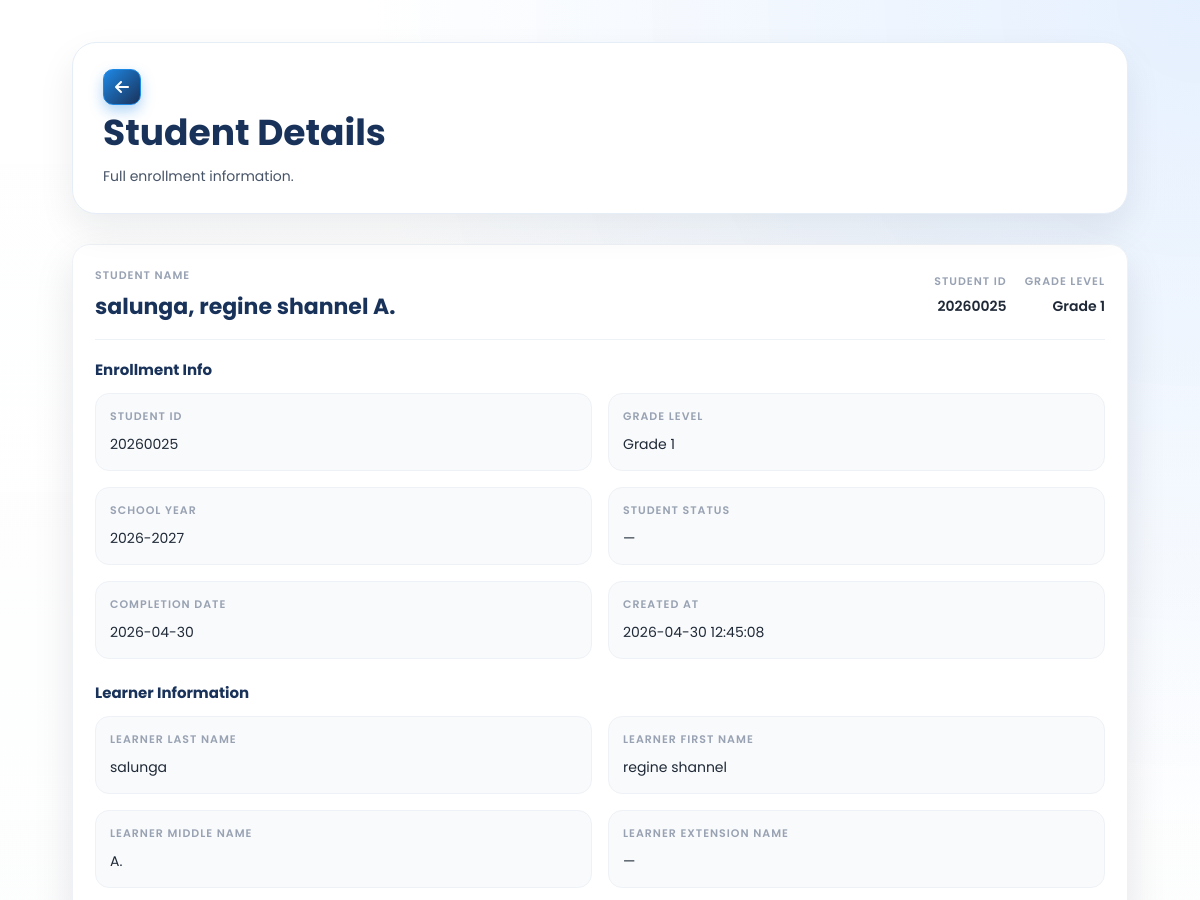
The page /SmartEnroll/student_view.php?id=63 (signed in, upper part) on the database as committed earlier.
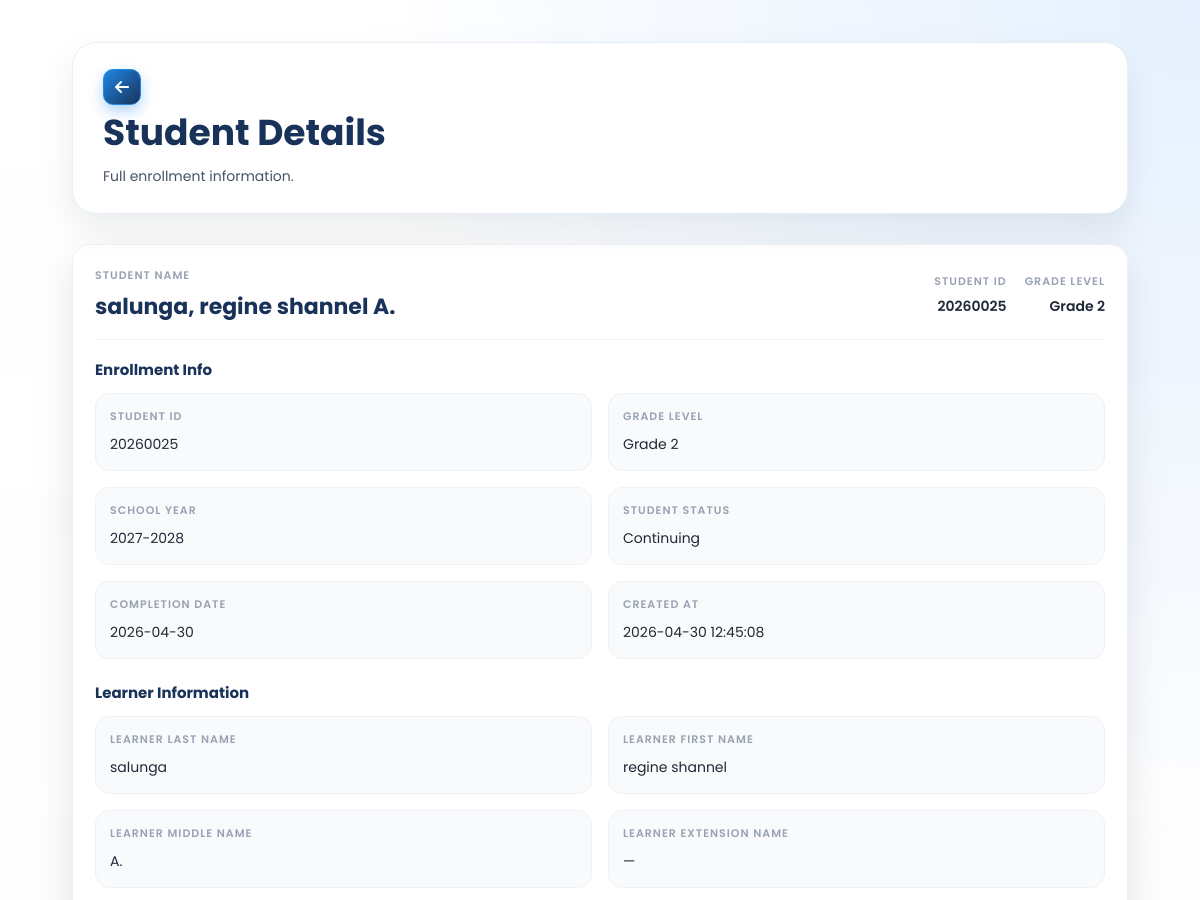
The same page on the database as committed later.
### tables this page shows
CREATE TABLE `enrollments` (
  `id` int(11) NOT NULL,
  `grade_level` varchar(50) DEFAULT NULL,
  `student_id` varchar(20) DEFAULT NULL,
  `school_year` varchar(20) DEFAULT NULL,
  `student_status` varchar(50) DEFAULT NULL,
  `completion_date` date DEFAULT NULL,
  `learner_lname` varchar(100) DEFAULT NULL,
  `learner_fname` varchar(100) DEFAULT NULL,
  `learner_mname` varchar(100) DEFAULT NULL,
  `learner_ext` varchar(20) DEFAULT NULL,
  `nickname` varchar(100) DEFAULT NULL,
  `sex` varchar(20) DEFAULT NULL,
  `dob` varchar(20) DEFAULT NULL,
  `age` int(11) DEFAULT NULL,
  `mother_tongue` varchar(100) DEFAULT NULL,
  `religion` varchar(100) DEFAULT NULL,
  `email` varchar(150) DEFAULT NULL,
  `province` varchar(100) DEFAULT NULL,
  `municipality` varchar(100) DEFAULT NULL,
  `barangay` varchar(100) DEFAULT NULL,
  `street` varchar(150) DEFAULT NULL,
  `father_lname` varchar(100) DEFAULT NULL,
  `father_fname` varchar(100) DEFAULT NULL,
  `father_mname` varchar(100) DEFAULT NULL,
  `father_occ` varchar(100) DEFAULT NULL,
  `father_contact` varchar(50) DEFAULT NULL,
  `mother_lname` varchar(100) DEFAULT NULL,
  `mother_fname` varchar(100) DEFAULT NULL,
  `mother_mname` varchar(100) DEFAULT NULL,
  `mother_occ` varchar(100) DEFAULT NULL,
  `mother_contact` varchar(50) DEFAULT NULL,
  `mother_maiden` varchar(100) DEFAULT NULL,
  `guardian_type` varchar(50) DEFAULT NULL,
  `guardian_lname` varchar(100) DEFAULT NULL,
  `guardian_fname` varchar(100) DEFAULT NULL,
  `guardian_mname` varchar(100) DEFAULT NULL,
  `guardian_occ` varchar(100) DEFAULT NULL,
  `guardian_contact` varchar(50) DEFAULT NULL,
  `emergency1_name` varchar(150) DEFAULT NULL,
  `emergency1_relationship` varchar(100) DEFAULT NULL,
  `emergency1_contact` varchar(50) DEFAULT NULL,
  `emergency2_name` varchar(150) DEFAULT NULL,
  `emergency2_relationship` varchar(100) DEFAULT NULL,
  `emergency2_contact` varchar(50) DEFAULT NULL,
  `emergency3_name` varchar(150) DEFAULT NULL,
  `emergency3_relationship` varchar(100) DEFAULT NULL,
  `emergency3_contact` varchar(50) DEFAULT NULL,
  `special_needs` text DEFAULT NULL,
  `medication` varchar(10) DEFAULT NULL,
  `medication_details` text DEFAULT NULL,
  `created_at` timestamp NOT NULL DEFAULT current_timestamp()
);

### SmartEnroll/enrollment_fields.php (called while the page is built, shortened)
<?php
function smartenroll_enrollment_base_sections(): array
{
    return [
        'Enrollment Info' => [
            'student_id', 'grade_level', 'school_year', 'student_status', 'completion_date', 'created_at',
        ],
        'Learner Information' => [
            'learner_lname', 'learner_fname', 'learner_mname', 'learner_ext', 'nickname', 'sex', 'dob', 'age',
            'mother_tongue', 'religion', 'email',
        ],
        'Address Information' => [
            'province', 'municipality', 'barangay', 'street',
        ],
        'Father Information' => [
            'father_lname', 'father_fname', 'father_mname', 'father_occ', 'father_contact',
        ],
        'Mother Information' => [
            'mother_lname', 'mother_fname', 'mother_mname', 'mother_occ', 'mother_contact', 'mother_maiden',
        ],
        'Guardian Information' => [
            'guardian_type', 'guardian_lname', 'guardian_fname', 'guardian_mname', 'guardian_occ', 'guardian_contact',
        ],
        'Special Education Needs' => [
            'special_needs', 'medication', 'medication_details',
        ],
        'Emergency Contacts' => [
            'emergency1_name', 'emergency1_contact', 'emergency1_relationship',
            'emergency2_name', 'emergency2_contact', 'emergency2_relationship',
            'emergency3_name', 'emergency3_contact', 'emergency3_relationship',
        ],
    ];
}
function smartenroll_field_labelize(string $key, array $customFieldMap = []): string
{
    $map = [
        'student_id' => 'Student ID',
        'school_year' => 'School Year',
        'student_status' => 'Student Status',
        'completion_date' => 'Completion Date',
        'created_at' => 'Created At',
        'learner_lname' => 'Learner Last Name',
        'learner_fname' => 'Learner First Name',
        'learner_mname' => 'Learner Middle Name',
        'learner_ext' => 'Learner Extension Name',
        'father_lname' => 'Father Last Name',
        'father_fname' => 'Father First Name',
        'father_mname' => 'Father Middle Name',
        'mother_lname' => 'Mother Last Name',
        'mother_fname' => 'Mother First Name',
        'mother_mname' => 'Mother Middle Name',
        'guardian_lname' => 'Guardian Last Name',
        'guardian_fname' => 'Guardian First Name',
        'guardian_mname' => 'Guardian Middle Name',
        'mother_maiden' => 'Mother Maiden Full Name',
        'father_occ' => 'Father Occupation',
        'mother_occ' => 'Mother Occupation',
        'guardian_occ' => 'Guardian Occupation',
        'guardian_contact' => 'Guardian Contact Number',
        'father_contact' => 'Father Contact Number',
        'mother_contact' => 'Mother Contact Number',
        'emergency1_name' => 'Emergency 1 Name',
        'emergency1_contact' => 'Emergency 1 Contact',
        'emergency1_relationship' => 'Emergency 1 Relationship',
        'emergency2_name' => 'Emergency 2 Name',
        'emergency2_contact' => 'Emergency 2 Contact',
        'emergency2_relationship' => 'Emergency 2 Relationship',
        'emergency3_name' => 'Emergency 3 Name',
        'emergency3_contact' => 'Emergency 3 Contact',
        'emergency3_relationship' => 'Emergency 3 Relationship',
        'dob' => 'Date of Birth',
    ];
    if (isset($map[$key])) {
        return $map[$key];
    }
    $key = str_replace('_', ' ', $key);
    $key = preg_replace('/\s+/', ' ', $key);
    return ucwords(trim((string)$key));
}
function smartenroll_custom_field_connection(?mysqli $conn, bool &$ownsConnection): mysqli
{
    if ($conn instanceof mysqli) {
        return $conn;
    }
    $ownsConnection = true;
    $db = new mysqli('127.0.0.1', 'root', '', 'smartenroll');
    $db->set_charset('utf8mb4');
    return $db;
}
function smartenroll_builtin_field_rows(?mysqli $conn = null, bool $includeInactive = true): array
{
    $overrides = smartenroll_get_field_label_overrides($conn);
    $rows = [];
    foreach (smartenroll_enrollment_base_sections() as $sectionName => $fields) {
        foreach ($fields as $fieldKey) {
            $fieldKey = (string)$fieldKey;
            $override = $overrides[$fieldKey] ?? null;
            $isActive = (int)($override['is_active'] ?? 1) === 1;
            $rows[] = [
                'field_key' => $fieldKey,
                'field_label' => (string)($override['field_label'] ?? smartenroll_field_labelize($fieldKey)),
                'section_name' => (string)$sectionName,
                'is_active' => $isActive ? 1 : 0,
            ];
        }
    }
    return $rows;
}
function smartenroll_ensure_field_label_overrides_table(mysqli $conn): void
{
    $conn->query(
        "CREATE TABLE IF NOT EXISTS enrollment_field_label_overrides (
            id INT NOT NULL AUTO_INCREMENT PRIMARY KEY,
            field_key VARCHAR(150) NOT NULL,
            field_label VARCHAR(150) NOT NULL,
            section_name VARCHAR(150) NOT NULL,
            is_active TINYINT(1) NOT NULL DEFAULT 1,
            updated_at TIMESTAMP NOT NULL DEFAULT CURRENT_TIMESTAMP ON UPDATE CURRENT_TIMESTAMP,
            UNIQUE KEY uniq_field_key (field_key)
        ) ENGINE=InnoDB DEFAULT CHARSET=utf8mb4 COLLATE=utf8mb4_general_ci"
    );
    $colCheck = $conn->query("SHOW COLUMNS FROM enrollment_field_label_overrides LIKE 'is_active'");
}
function smartenroll_get_field_label_overrides(?mysqli $conn = null): array
{
    $ownsConnection = false;
    $db = smartenroll_custom_field_connection($conn, $ownsConnection);
    try {
        smartenroll_ensure_field_label_overrides_table($db);
        $rows = [];
        $result = $db->query(
            "SELECT field_key, field_label, section_name, is_active
             FROM enrollment_field_label_overrides
             ORDER BY section_name ASC, field_key ASC"
        );
        return $rows;
    } finally {
        if ($ownsConnection) {
            $db->close();
        }
    }
}
function smartenroll_get_custom_fields(?mysqli $conn = null, bool $activeOnly = true): array
{
    $ownsConnection = false;
    $db = smartenroll_custom_field_connection($conn, $ownsConnection);
    try {
        $rows = [];
        $sql = "SELECT id, field_key, field_label, section_name, input_type, field_options, sort_order, is_active
                FROM enrollment_custom_fields";
        if ($activeOnly) {
            $sql .= " WHERE is_active = 1";
        }
        $sql .= " ORDER BY section_name ASC, sort_order ASC, id ASC";
        $result = $db->query($sql);
        return $rows;
    } finally {
        if ($ownsConnection) {
            $db->close();
        }
    }
}
function smartenroll_get_custom_field_keys(?mysqli $conn = null, bool $activeOnly = false): array
{
    $keys = [];
    foreach (smartenroll_get_custom_fields($conn, $activeOnly) as $field) {
        $keys[] = (string)$field['field_key'];
    }
    return $keys;
}
function smartenroll_custom_fields_by_section(?mysqli $conn = null): array
{
    $grouped = [];
    foreach (smartenroll_get_custom_fields($conn, true) as $field) {
        $section = (string)$field['section_name'];
        if (!isset($grouped[$section])) {
            $grouped[$section] = [];
        }
        $grouped[$section][] = $field;
    }
    return $grouped;
}
function smartenroll_build_sections(array $columns, ?mysqli $conn = null, array $omitFields = []): array
{
    $sections = smartenroll_enrollment_base_sections();
    $customFieldsBySection = smartenroll_custom_fields_by_section($conn);
    $knownCustomKeys = smartenroll_get_custom_field_keys($conn, false);
    $builtinFieldMap = [];
    foreach (smartenroll_builtin_field_rows($conn, true) as $fieldRow) {
        $builtinFieldMap[(string)$fieldRow['field_key']] = $fieldRow;
    }
    foreach ($sections as $sectionName => $fields) {
        $sections[$sectionName] = array_values(array_filter(
            $fields,
            static function (string $field) use ($builtinFieldMap): bool {
                return (int)($builtinFieldMap[$field]['is_active'] ?? 1) === 1;
            }
        ));
    }
    $mapped = ['id'];
    foreach ($sections as $fields) {
        foreach ($fields as $field) {
            $mapped[] = $field;
        }
    }
    $extras = [];
    return $sections;
}

### SmartEnroll/student_view.php (the view, shortened to what the rows shown need)
<?php
require_once __DIR__ . '/enrollment_fields.php';
$student = null;
$columns = [];
$error = '';
try {
    $conn = new mysqli('127.0.0.1', 'root', '', 'smartenroll');
    $conn->set_charset('utf8mb4');
    $id = isset($_GET['id']) ? (int)$_GET['id'] : 0;
    $colRes = $conn->query("SHOW COLUMNS FROM `enrollments`");
    while ($row = $colRes->fetch_assoc()) {
        $columns[] = $row['Field'];
    }
    $stmt = $conn->prepare("SELECT * FROM `enrollments` WHERE `id` = ? LIMIT 1");
    $stmt->bind_param('i', $id);
    $stmt->execute();
    $result = $stmt->get_result();
    $student = $result->fetch_assoc();
} catch (Throwable $e) {
    $error = $e->getMessage();
}
function labelize(string $key): string
{
    return smartenroll_field_labelize($key, $GLOBALS['smartenroll_custom_field_map'] ?? []);
}
?>
<!DOCTYPE html>
<html lang="en">
<head>
    <link rel="stylesheet" href="css/style.css">
    <link rel="stylesheet" href="css/student_view.css">
    <link rel="stylesheet" href="https://cdnjs.cloudflare.com/ajax/libs/font-awesome/6.5.0/css/all.min.css">
</head>
<body class="dashboard-page dashboard-white-page">
<main class="dashboard-main">
    <div class="dashboard-header student-header">
        <div class="student-header-left">
            <div class="student-header-title">
                <h1>Student Details</h1>
            </div>
        </div>
    </div>
    <div class="student-detail-card">
        <?php if ($error): ?>
            <div class="student-error">
                <strong>Unable to load student.</strong>
                <p><?php echo htmlspecialchars($error); ?></p>
            </div>
        <?php else: ?>
            <?php
                $fullName = trim(
                    ($student['learner_lname'] ?? '') . ', ' .
                    ($student['learner_fname'] ?? '') . ' ' .
                    ($student['learner_mname'] ?? '')
                );
                $fullName = trim(preg_replace('/\s+/', ' ', $fullName), " ,");
                $studentId = $student['student_id'] ?? '';
                $gradeLevel = $student['grade_level'] ?? '';
            ?>
            <div class="student-summary">
                <div>
                    <span class="summary-label">Student Name</span>
                    <h2 class="summary-name"><?php echo htmlspecialchars($fullName !== '' ? $fullName : 'Student'); ?></h2>
                </div>
                <div class="summary-meta">
                    <div>
                        <span class="summary-label">Student ID</span>
                        <span class="summary-value"><?php echo htmlspecialchars($studentId !== '' ? $studentId : '—'); ?></span>
                    </div>
                    <div>
                        <span class="summary-label">Grade Level</span>
                        <span class="summary-value"><?php echo htmlspecialchars($gradeLevel !== '' ? $gradeLevel : '—'); ?></span>
                    </div>
                </div>
            </div>
            <?php
                $sectionMap = smartenroll_build_sections($columns);
            ?>
            <?php foreach ($sectionMap as $sectionTitle => $fields): ?>
                <div class="detail-section">
                    <h3 class="detail-section-title"><?php echo htmlspecialchars($sectionTitle); ?></h3>
                    <div class="student-detail-grid">
                        <?php foreach ($fields as $col): ?>
                            <div class="detail-item">
                                <span class="detail-label"><?php echo htmlspecialchars(labelize($col)); ?></span>
                                <?php $val = trim((string)($student[$col] ?? '')); ?>
                                <span class="detail-value"><?php echo htmlspecialchars($val !== '' ? $val : '—'); ?></span>
                            </div>
                        <?php endforeach; ?>
                    </div>
                </div>
            <?php endforeach; ?>
        <?php endif; ?>
    </div>
</main>
</body>
</html>

Rows that differ between the two databases and show on the page:
changed enrollments "salunga, regine shannel A.": grade_level "Grade 1" → "Grade 2"
Other text that changed with them:
list line gone: "GRADE LEVEL SCHOOL YEAR STUDENT STATUS"
new list line: "GRADE LEVEL SCHOOL YEAR STUDENT STATUS"
list line gone: "Grade 1 2026-2027 —"
new list line: "Grade 2 2027-2028 Continuing"
